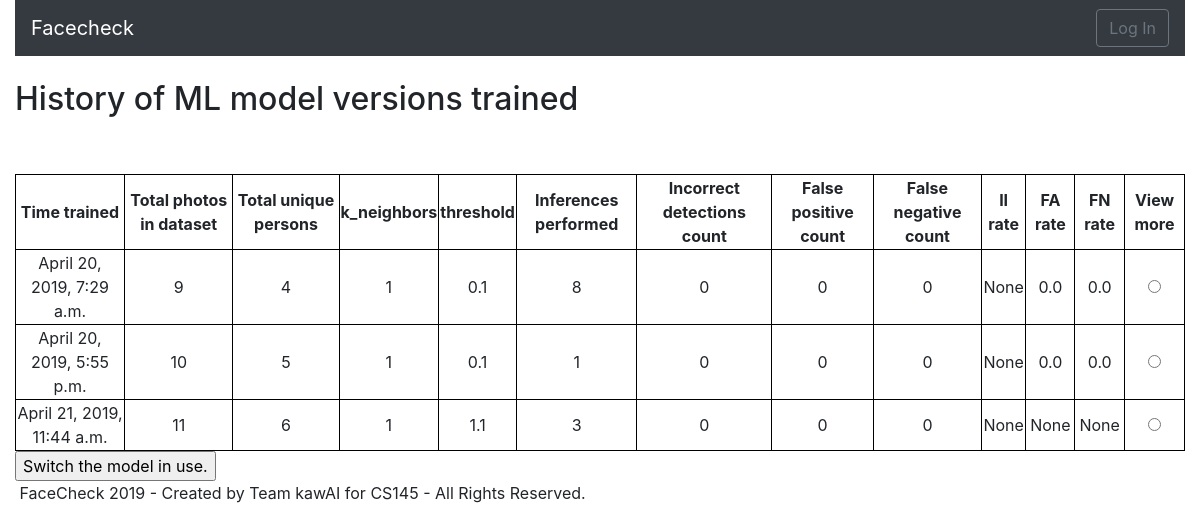
/models/, run on an earlier commit of the app's database.
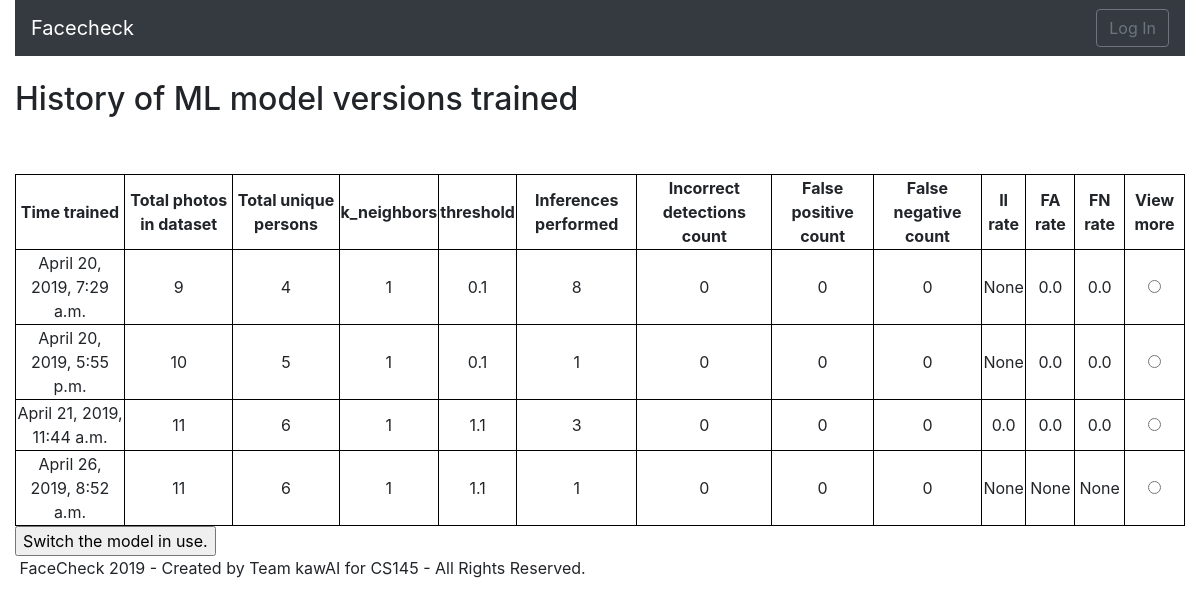
And on a later commit of the database.
### faces/models.py (models this page shows, shortened)
class MLModelVersion(Model):
    time_trained = models.DateTimeField()
    model = models.FileField(upload_to=modelpath, default='defaultclf.pkl')
    total_photos = models.PositiveIntegerField(default=1)
    unique_persons = models.PositiveIntegerField(default=1)
    k_neighbors = models.PositiveIntegerField("k parameter for kNN algorithm", default=1)
    threshold = models.FloatField('Threshold for distinguishing registered and unregistered faces',default=1.1)
    is_in_use = models.BooleanField(default=False, blank=False, null=False)
    inf_count = models.PositiveIntegerField("Inferences performed", default=0)
    fp_count = models.PositiveIntegerField("False positives incurred", default=0)
    fn_count = models.PositiveIntegerField("False negatives incurred", default=0)
    ii_count = models.PositiveIntegerField("Incorrect identifications incurred", default=0)
    fa_rate = models.FloatField("False acceptance rate", default=None, blank=True, null=True)
    fr_rate = models.FloatField("False rejection rate", default=None, blank=True, null=True)
    ii_rate = models.FloatField("Incorrect identification rate", default=None, blank=True, null=True)

### faces/views.py (the view)
# urls.py: path('models/', views.ListModels.as_view(), name='list_models'),
class ListModels(ListView):
    model = MLModelVersion
    template_name = "models_list.html"
    context_object_name = "modelslist"
    def get_context_data(self, **kwargs):
        context = super().get_context_data(**kwargs)
        context['form'] = RetrainModelForm
        return context

### templates/models_list.html (shortened to what this page needs)
{% extends "base.html" %}
{% block content %}
<h2> History of ML model versions trained </h2>
<br><br>
<form method="post" action="{% url 'switch_model' %}">
<table>
    <tr>
        <th> Time trained </th>
        <th> Total photos in dataset </th>
        <th> Total unique persons </th>
        <th> k_neighbors </th>
        <th> threshold </th>
        <th> Inferences performed </th>
        <th> Incorrect detections count </th>
        <th> False positive count </th>
        <th> False negative count </th>
        <th> II rate </th>
        <th> FA rate </th>
        <th> FN rate </th>
        <th> View more </th>
    <tr>
{% for item in modelslist %}
    <tr>
        <td> {{item.time_trained}} </td>
        <td>{{item.total_photos}}</td>
        <td> {{item.unique_persons}} </td>
        <td> {{item.k_neighbors}} </td>
        <td> {{item.threshold}} </td>
        <td> {{item.inf_count}} </td>
        <td> {{item.ii_count}} </td>
        <td> {{item.fp_count}} </td>
        <td> {{item.fn_count}} </td>
        <td> {{item.ii_rate}} </td>
        <td> {{item.fa_rate}} </td>
        <td> {{item.fr_rate}} </td>
        <td> <input type="radio" name="select model" value="{{item.id}}"> </td>
{% empty %}
<tr> <td colspan="13"> None </td></tr>
{% endfor %}
</table>
<input type="submit" value="Switch the model in use.">
</form>
{% endblock %}

What changed in the data, as far as the page shows it:
changed MLModelVersion "April 21, 2019, 11:44 a.m.": ii_rate "None" → "0.0"; fa_rate "None" → "0.0"; fr_rate "None" → "0.0"
added MLModelVersion: time_trained "April 26, 2019, 8:52 a.m.", total_photos "11", unique_persons "6", k_neighbors "1", threshold "1.1", inf_count "1", ii_count "0", fp_count "0", fn_count "0", ii_rate "None", fa_rate "None", fr_rate "None"
